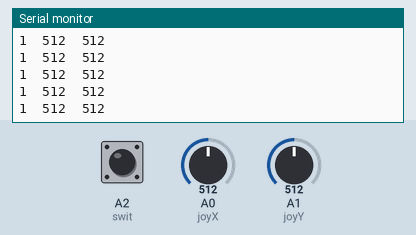
The sketch below on a simulated Arduino Uno, built with avr-gcc and run on an emulated ATmega328P. Parts: the last lines printed to the serial monitor. Inputs (shaded band) come from the test bench; at power-on: A1 (joyY) = 512, A0 (joyX) = 512, A2 (swit) HIGH.

Above: at 8.8 s.
8.9 s: A1 (joyY) set to 1011
At 9.9 s:
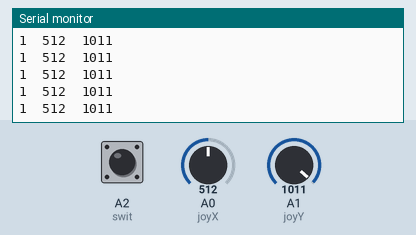
11.9 s: A1 (joyY) set to 987
At 12.4 s:
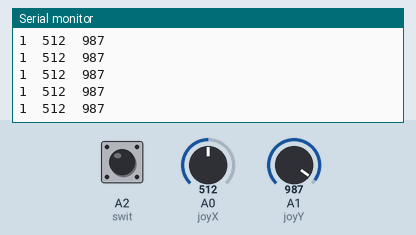
13.4 s: A0 (joyX) set to 105
At 13.9 s:
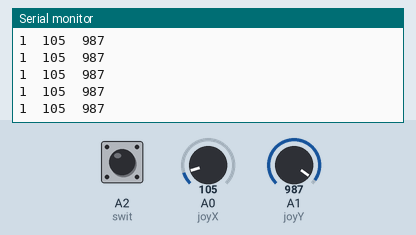
14.9 s: A0 (joyX) set to 94
At 15.6 s:
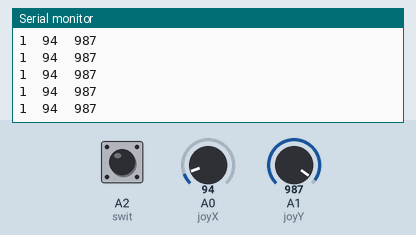
Timing chart, 0 to 17.4 s (numbered marks = the images above; inputs shaded):
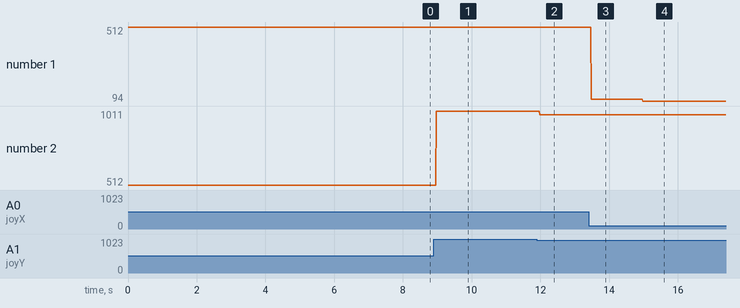

The sketch:

joystick.ino
```cpp
#define joyX A0
#define joyY A1
#define swit A2
//#define ledpin 13

void setup() {
  Serial.begin(9600);
}

void loop() {
  // put your main code here, to run repeatedly:
  int xValue = analogRead(joyX);
  int yValue = analogRead(joyY);
  int sValue = digitalRead(swit);

  //print the values with to plot or view
  Serial.print(sValue);
  Serial.print("\t");
  Serial.print(xValue);
  Serial.print("\t");
  Serial.println(yValue);
//  digitalWrite(ledpin, sValue);
}
```

Measured:
- after the input at 8.9 s, the serial monitor: prints a new line after 0.07 s (image 1)
- after the input at 11.9 s, the serial monitor: prints a new line after 0.08 s (image 2)
- after the input at 13.4 s, the serial monitor: prints a new line after 0.08 s (image 3)
- after the input at 14.9 s, the serial monitor: prints a new line after 0.07 s (image 4)
- plotted number 1: 512 → 105 after the input at 13.4 s, 105 → 94 after the input at 14.9 s
- plotted number 2: 512 → 1011 after the input at 8.9 s, 1011 → 987 after the input at 11.9 s
